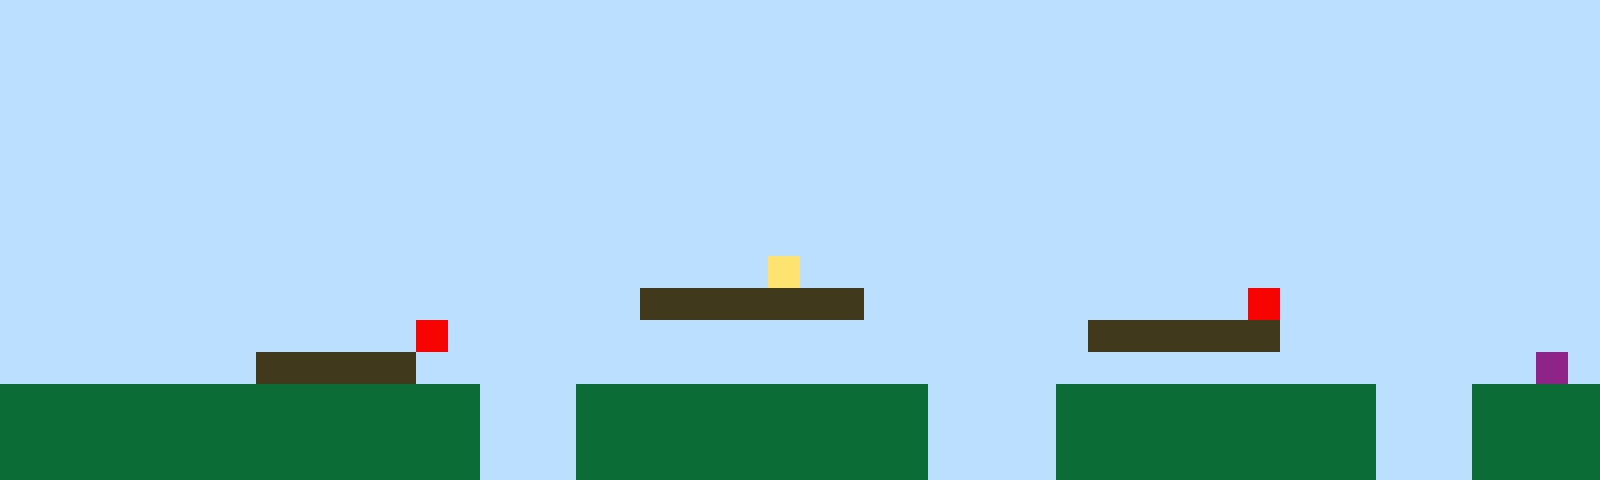

Below is a game level as drawn by its tile map, then a one-line description and the .tmx file that defines it, in full:
An orthogonal 50x15 tile map with 32x32 px tiles, 1 tile layer (Tile Layer 1).

<map version="1.10" tiledversion="1.11.2" orientation="orthogonal" renderorder="right-up" width="50" height="15" tilewidth="32" tileheight="32" infinite="0" nextlayerid="2" nextobjectid="1"><editorsettings><export target="map1.csv" format="csv" /></editorsettings><tileset firstgid="1" name="sprites" tilewidth="32" tileheight="32" tilecount="6" columns="3"><image source="sprites.png" width="96" height="64" /></tileset><layer id="1" name="Tile Layer 1" width="50" height="15"><data encoding="csv">1,1,1,1,1,1,1,1,1,1,1,1,1,1,1,1,1,1,1,1,1,1,1,1,1,1,1,1,1,1,1,1,1,1,1,1,1,1,1,1,1,1,1,1,1,1,1,1,1,1,1,1,1,1,1,1,1,1,1,1,1,1,1,1,1,1,1,1,1,1,1,1,1,1,1,1,1,1,1,1,1,1,1,1,1,1,1,1,1,1,1,1,1,1,1,1,1,1,1,1,1,1,1,1,1,1,1,1,1,1,1,1,1,1,1,1,1,1,1,1,1,1,1,1,1,1,1,1,1,1,1,1,1,1,1,1,1,1,1,1,1,1,1,1,1,1,1,1,1,1,1,1,1,1,1,1,1,1,1,1,1,1,1,1,1,1,1,1,1,1,1,1,1,1,1,1,1,1,1,1,1,1,1,1,1,1,1,1,1,1,1,1,1,1,1,1,1,1,1,1,1,1,1,1,1,1,1,1,1,1,1,1,1,1,1,1,1,1,1,1,1,1,1,1,1,1,1,1,1,1,1,1,1,1,1,1,1,1,1,1,1,1,1,1,1,1,1,1,1,1,1,1,1,1,1,1,1,1,1,1,1,1,1,1,1,1,1,1,1,1,1,1,1,1,1,1,1,1,1,1,1,1,1,1,1,1,1,1,1,1,1,1,1,1,1,1,1,1,1,1,1,1,1,1,1,1,1,1,1,1,1,1,1,1,1,1,1,1,1,1,1,1,1,1,1,1,1,1,1,1,1,1,1,1,1,1,1,1,1,1,1,1,1,1,1,1,1,1,1,1,1,1,1,1,1,1,1,1,1,1,1,1,1,1,1,1,1,1,1,1,1,1,1,1,1,1,1,1,1,1,1,1,1,1,1,1,1,1,1,1,1,1,1,1,1,1,1,1,1,1,1,1,1,1,1,1,1,1,1,1,1,1,1,1,1,1,1,1,1,1,1,1,1,1,4,1,1,1,1,1,1,1,1,1,1,1,1,1,1,1,1,1,1,1,1,1,1,1,1,1,1,1,1,1,1,1,1,1,1,1,1,1,1,1,1,1,1,1,1,1,3,3,3,3,3,3,3,1,1,1,1,1,1,1,1,1,1,1,1,5,1,1,1,1,1,1,1,1,1,1,1,1,1,1,1,1,1,1,1,1,1,1,1,5,1,1,1,1,1,1,1,1,1,1,1,1,1,1,1,1,1,1,1,1,3,3,3,3,3,3,1,1,1,1,1,1,1,1,1,1,1,1,1,1,1,1,1,1,3,3,3,3,3,1,1,1,1,1,1,1,1,1,1,1,1,1,1,1,1,1,1,1,1,1,1,1,1,1,1,1,1,1,1,1,1,1,1,1,6,1,2,2,2,2,2,2,2,2,2,2,2,2,2,2,2,1,1,1,2,2,2,2,2,2,2,2,2,2,2,1,1,1,1,2,2,2,2,2,2,2,2,2,2,1,1,1,2,2,2,2,2,2,2,2,2,2,2,2,2,2,2,2,2,2,2,1,1,1,2,2,2,2,2,2,2,2,2,2,2,1,1,1,1,2,2,2,2,2,2,2,2,2,2,1,1,1,2,2,2,2,2,2,2,2,2,2,2,2,2,2,2,2,2,2,2,1,1,1,2,2,2,2,2,2,2,2,2,2,2,1,1,1,1,2,2,2,2,2,2,2,2,2,2,1,1,1,2,2,2,2</data></layer></map>
